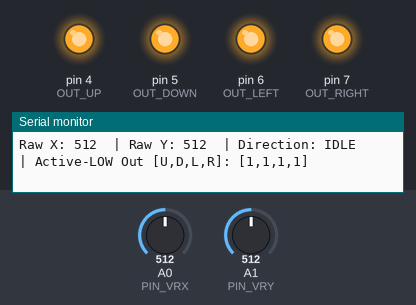
This sketch was run on a simulated Arduino Uno, built with avr-gcc and run on an emulated ATmega328P. Shown: output pins drawn as LEDs (lit = HIGH), the last lines printed to the serial monitor. The test bench sets the inputs (shaded band); at power-on: A0 (PIN_VRX) = 512, A1 (PIN_VRY) = 512.

Above: at 1.2 s.
1.3 s: A0 (PIN_VRX) set to 675
4.3 s: A0 (PIN_VRX) set to 709
At 5.1 s:
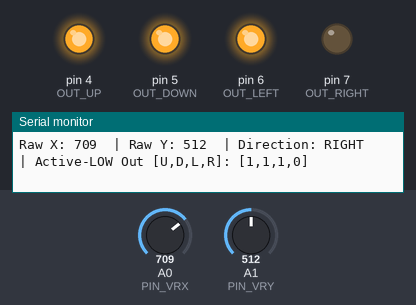
5.8 s: A1 (PIN_VRY) set to 731
8.8 s: A1 (PIN_VRY) set to 758
At 9.7 s:
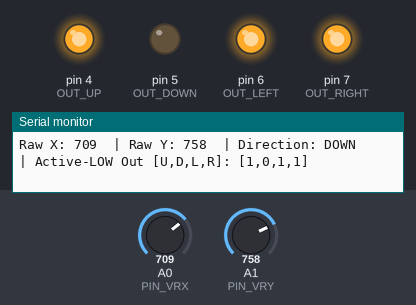
10.3 s: A0 (PIN_VRX) set to 246
13.3 s: A0 (PIN_VRX) set to 223
At 14.3 s:
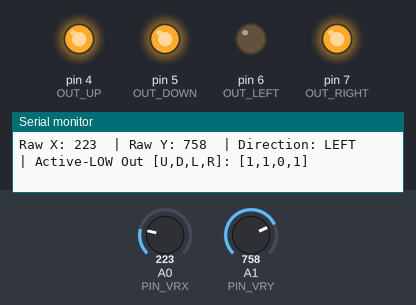
Timing chart, 0 to 15.8 s (numbered marks = the images above; inputs shaded):
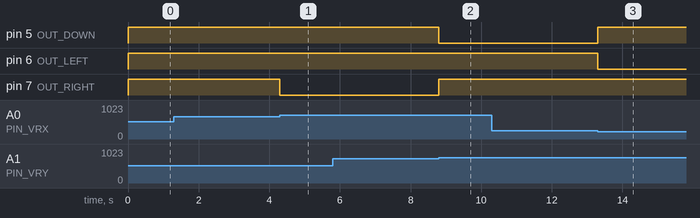

The sketch:

joystick_to_fpga.ino
```cpp
const int PIN_VRX = A0;
const int PIN_VRY = A1;

const int OUT_UP    = 4; // Active LOW output for FPGA UP
const int OUT_DOWN  = 5; // Active LOW output for FPGA DOWN
const int OUT_LEFT  = 6; // Active LOW output for FPGA LEFT
const int OUT_RIGHT = 7; // Active LOW output for FPGA RIGHT

// --- Deadzone & Hysteresis Settings (distance from resting center) ---
const int DEADZONE_ENTER = 180; // Push past this to start moving
const int DEADZONE_EXIT  = 130; // Return inside this to stop (prevents jitter)
const int AXIS_LOCK_BIAS = 30;  // Extra margin required to switch between X and Y

int centerX = 512;
int centerY = 512;

enum Direction { IDLE, UP, DOWN, LEFT, RIGHT };
Direction activeDir = IDLE;

unsigned long lastPrintTime = 0;

void setup() {
  Serial.begin(9600); // Keeps your existing Serial Monitor baud rate

  pinMode(OUT_UP, OUTPUT);
  pinMode(OUT_DOWN, OUTPUT);
  pinMode(OUT_LEFT, OUTPUT);
  pinMode(OUT_RIGHT, OUTPUT);

  // Default HIGH (idle state for active-low FPGA inputs)
  digitalWrite(OUT_UP, HIGH);
  digitalWrite(OUT_DOWN, HIGH);
  digitalWrite(OUT_LEFT, HIGH);
  digitalWrite(OUT_RIGHT, HIGH);

  // Auto-calibrate resting center (absorbs Y-axis idle drift automatically)
  long sumX = 0;
  long sumY = 0;
  for (int i = 0; i < 32; i++) {
    sumX += analogRead(PIN_VRX);
    sumY += analogRead(PIN_VRY);
    delay(2);
  }
  centerX = constrain(sumX / 32, 320, 700);
  centerY = constrain(sumY / 32, 320, 700);
}

void loop() {
  int xVal = analogRead(PIN_VRX);
  int yVal = analogRead(PIN_VRY);

  // Offset from calibrated resting position
  int dx = xVal - centerX;
  int dy = yVal - centerY;
  int absX = abs(dx);
  int absY = abs(dy);

  // Hysteresis: easier to hold a direction than to trigger a new one
  int deadzone = (activeDir == IDLE) ? DEADZONE_ENTER : DEADZONE_EXIT;

  if (absX < deadzone && absY < deadzone) {
    activeDir = IDLE;
  } else {
    // 4-Way Dominant Axis Lock: strictly ONE direction active at a time
    if (absY > absX + AXIS_LOCK_BIAS) {
      activeDir = (dy < 0) ? UP : DOWN;
    } else if (absX > absY + AXIS_LOCK_BIAS) {
      activeDir = (dx < 0) ? LEFT : RIGHT;
    }
    // If near an exact 45-degree diagonal, hold the current activeDir
  }

  bool upPressed    = (activeDir == UP);
  bool downPressed  = (activeDir == DOWN);
  bool leftPressed  = (activeDir == LEFT);
  bool rightPressed = (activeDir == RIGHT);

  // Output Active-LOW signals to FPGA
  digitalWrite(OUT_UP,    upPressed    ? LOW : HIGH);
  digitalWrite(OUT_DOWN,  downPressed  ? LOW : HIGH);
  digitalWrite(OUT_LEFT,  leftPressed  ? LOW : HIGH);
  digitalWrite(OUT_RIGHT, rightPressed ? LOW : HIGH);

  // --- NON-BLOCKING SERIAL DEBUG PRINT (every 100ms so polling stays fast) ---
  if (millis() - lastPrintTime >= 100) {
    lastPrintTime = millis();

    Serial.print("Raw X: ");
    Serial.print(xVal);
    Serial.print("\t| Raw Y: ");
    Serial.print(yVal);
    Serial.print("\t| Direction: ");

    if (upPressed)         Serial.print("UP   ");
    else if (downPressed)  Serial.print("DOWN ");
    else if (leftPressed)  Serial.print("LEFT ");
    else if (rightPressed) Serial.print("RIGHT");
    else                   Serial.print("IDLE ");

    Serial.print("\t| Active-LOW Out [U,D,L,R]: [");
    Serial.print(upPressed ? 0 : 1);
    Serial.print(",");
    Serial.print(downPressed ? 0 : 1);
    Serial.print(",");
    Serial.print(leftPressed ? 0 : 1);
    Serial.print(",");
    Serial.print(rightPressed ? 0 : 1);
    Serial.println("]");
  }

  delay(2); // ~500Hz responsive polling
}
```

Measured:
- the behaviour switches between 691 and 692 on A0 (PIN_VRX) (found by bisection; images 0 and 1)
- the behaviour switches between 739 and 740 on A1 (PIN_VRY) (found by bisection; images 1 and 2)
- the behaviour switches between 236 and 235 on A0 (PIN_VRX) (found by bisection; images 2 and 3)
- after the input at 4.3 s, pin 7 (OUT_RIGHT): HIGH → LOW at once
- after the input at 8.8 s, pin 5 (OUT_DOWN): HIGH → LOW at once; pin 7 (OUT_RIGHT): LOW → HIGH at once
- after the input at 13.3 s, pin 5 (OUT_DOWN): LOW → HIGH at once; pin 6 (OUT_LEFT): HIGH → LOW at once
